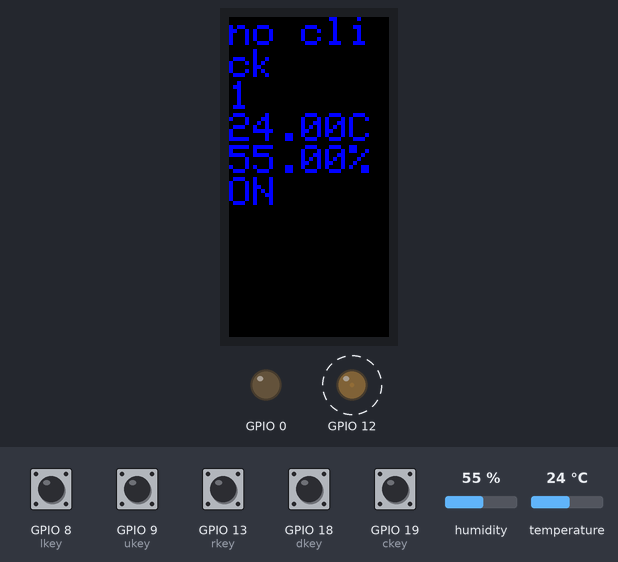
A program run on a simulated ESP32-C3. Shown: 80×160 colour display, output pins drawn as LEDs (lit = HIGH). Dashed ring = blinking. Inputs (shaded band) come from the test bench; at power-on: GPIO 8 (lkey), GPIO 9 (ukey), GPIO 13 (rkey), GPIO 18 (dkey), GPIO 19 (ckey) HIGH, humidity 55 %, temperature 24 °C. What the program prints to the serial monitor is not drawn.

Above: at 2.3 s.
2.4 s: humidity set to 58 %
At 13.5 s:
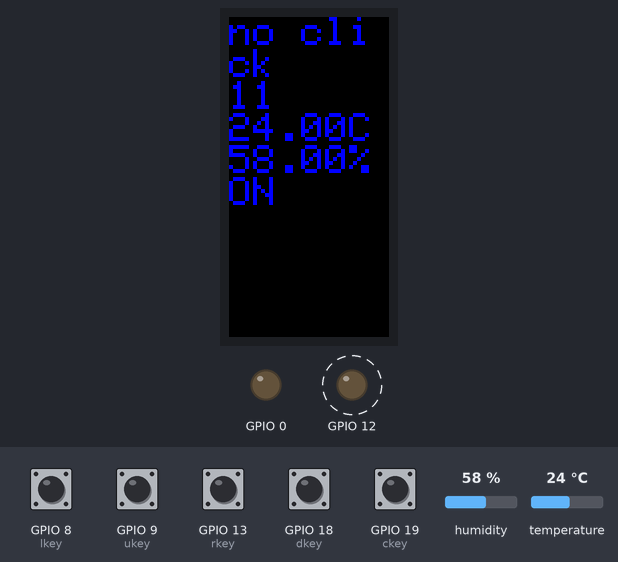
13.8 s: humidity set to 62 %
At 23.5 s:
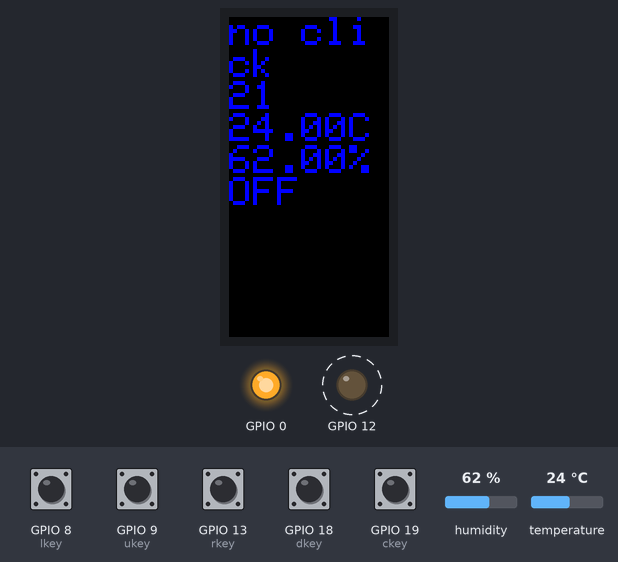
25.5 s: temperature set to 12 °C
At 32.21 s:
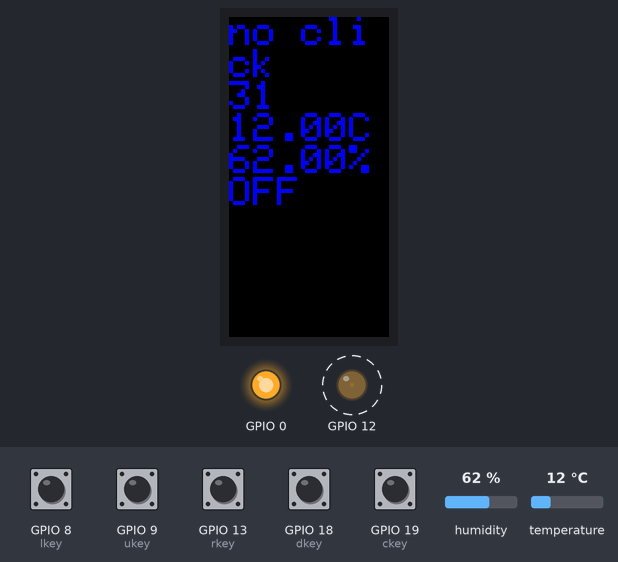
32.6 s: temperature set to 19 °C
At 43.4 s:
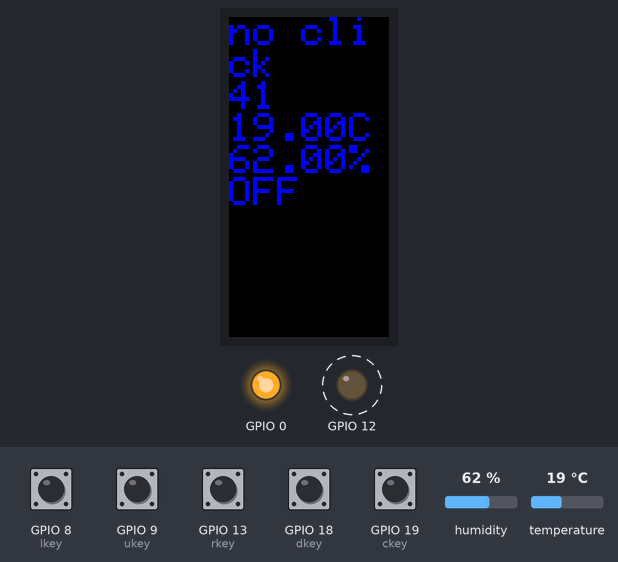
Timing chart, 0 to 43.7 s (numbered marks = the images above; inputs shaded):
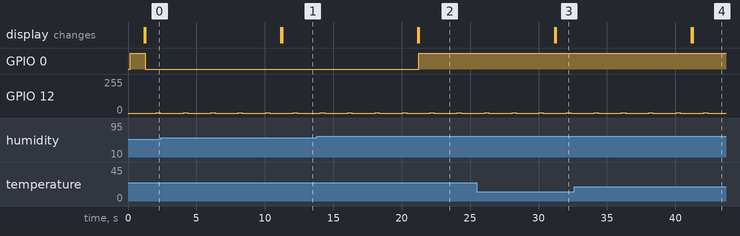

Measured:
- the behaviour switches between 60 and 61 % on humidity (found by bisection; images 1 and 2)
- after the input at 13.8 s, GPIO 0: LOW → HIGH after 7.5 s; the display: first differs from a run without the input after 7.5 s (image 2)
- by itself, GPIO 12: alternates 1/255 for 0.30 s and 0/255 for 1.7 s

The program:

main.cpp
```cpp
#include <Adafruit_GFX.h>    // https://github.com/adafruit/Adafruit-GFX-Library
#include <Adafruit_ST7735.h> // https://github.com/adafruit/Adafruit-ST7735-Library
#include <SPI.h>
#include <OneButton.h>
#include <Adafruit_AHTX0.h>

Adafruit_AHTX0 aht;
TaskHandle_t taskhandle_srceen;
TaskHandle_t taskhandle_button;
TaskHandle_t taskhandle_blink;
SemaphoreHandle_t xMutextft=NULL;
sensors_event_t humidity, temp;
boolean xMutexclick=pdPASS;

const int TFT_CS = 7;
const int TFT_DC = 6;
const int TFT_MOSI = 3;
const int TFT_SCLK = 2;
const int TFT_RST = 10;
const int TFT_BACKLIGHT = 11;

Adafruit_ST7735 tft = Adafruit_ST7735(TFT_CS, TFT_DC, TFT_MOSI, TFT_SCLK, TFT_RST);

OneButton lkey(8,true,true);
OneButton ukey(9,true,true);
OneButton ckey(19,true,true);
OneButton rkey(13,true,true);
OneButton dkey(18,true,true);

void click(const char w[]){
  if(xSemaphoreTake(xMutextft,50)==pdPASS){
    if("no click"!=w){
      xMutexclick=pdFAIL;
    }
    tft.setCursor(0, 0);
    tft.fillScreen(ST7735_BLACK);
    tft.setTextColor(ST77XX_BLUE);
    tft.setTextSize(2);
    tft.setTextWrap(true);
    tft.println(w);
    tft.println(xTaskGetTickCount()/1000);
    // tft.println(ESP.getHeapSize());
    // tft.println(ESP.getFreeHeap());
    // tft.println(uxTaskGetStackHighWaterMark(taskhandle_button));
    aht.getEvent(&humidity, &temp);
    tft.print(temp.temperature);
    tft.println("C");
    tft.print(humidity.relative_humidity);
    tft.println("%");
    if ((humidity.relative_humidity<=60 || temp.temperature>=28) && humidity.relative_humidity<=90){
      Serial.println("ON");
      tft.println("ON");
      digitalWrite(0,LOW);
    }else{
      Serial.println("OFF");
      tft.println("OFF");
      digitalWrite(0,HIGH);
    }

    Serial.println(w);
    xSemaphoreGive(xMutextft);
  }
}

void srceen_task(void *pt){
  TickType_t xlwt_srceen=xTaskGetTickCount();
  while (true)
  {
    if(xMutexclick==pdPASS){
      click("no click");
    }else{
      xMutexclick=pdPASS;
    }
    vTaskDelayUntil(&xlwt_srceen,10000);
  }

}
void button_task(void *pt){
  TickType_t xlwt_button=xTaskGetTickCount();
  while (true)
  {
    lkey.tick();
    rkey.tick();
    ckey.tick();
    ukey.tick();
    dkey.tick();
    vTaskDelayUntil(&xlwt_button,100);
  }

}
void blink_task(void *pt){
  TickType_t xlwt_blink=xTaskGetTickCount();
  while (true)
  {
    static int duty = 0;
    static int step = 1;
    ledcWrite(0, duty);
    duty += step;
    if (abs(duty - 0) >= 10|| duty<=0) {
      step = -step;
    }
    vTaskDelayUntil(&xlwt_blink,100);
  }
}

void setup(void) {
  Serial.begin(115200);
  Serial.print(F("Hello! ST77xx TFT Test"));
  // 初始化 0.96" 160x80 TFT 的方法
  tft.initR(INITR_MINI160x80);  // Init ST7735S mini display

  //设置SPI的频率
  tft.setSPISpeed(40000000);
  tft.setRotation(4);
  Serial.println(F("Initialized"));
  tft.fillScreen(ST77XX_BLACK);

  pinMode(0,OUTPUT);
  digitalWrite(0,HIGH);
  pinMode(12,OUTPUT);
  ledcSetup(0, 5000, 12);
  ledcAttachPin(12, 0);
  pinMode(8,INPUT_PULLUP);
  pinMode(13,INPUT_PULLUP);
  pinMode(19,INPUT_PULLUP);
  pinMode(9,INPUT_PULLUP);
  pinMode(18,INPUT_PULLUP);

  lkey.attachClick([]() {click("lclick");});
  rkey.attachClick([]() {click("rclick");});
  ckey.attachClick([]() {click("cclick");});
  ukey.attachClick([]() {click("uclick");});
  dkey.attachClick([]() {click("dclick");});

  xMutextft=xSemaphoreCreateMutex();

  if (! aht.begin()) {
    Serial.println("Could not find AHT? Check wiring");
    while (1) delay(10);
  }
  Serial.println("AHT10 or AHT20 found");
  delay(1000);
  xTaskCreate(srceen_task,"srceen_task",1024*8,NULL,1,&taskhandle_srceen);
  xTaskCreate(button_task,"button_task",1024*8,NULL,1,&taskhandle_button);
  xTaskCreate(blink_task,"blink_task",1024,NULL,1,&taskhandle_blink);
}

void loop() {
  delay(4000000000);
}
```
